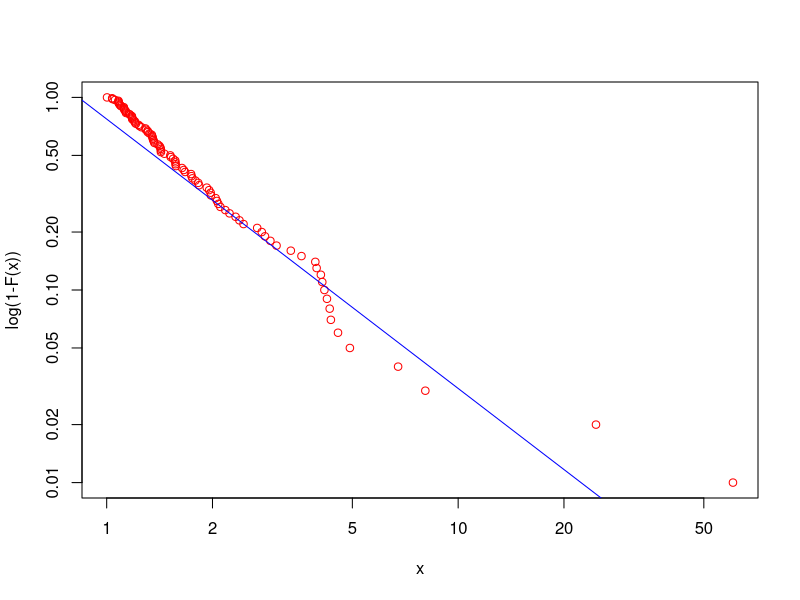

The R script that drew this image:
#
# p.R -- display power law samples
#
# (c) 2017 Prof Dr Andreas Müller, Hochschule Rapperswil
#

d <- read.csv("data.csv")
d$F = (100 - d$j) / 100
d$logF = log(d$F)
d$logx = log(d$x)
regression = lm(logF ~ logx, d)
regression
pdf("d.pdf", 7, 5);
plot(d$F ~ d$x, col = "red", log = "xy",  xlab = "x", ylab = "log(1-F(x))")
abline(regression, col = "blue")


